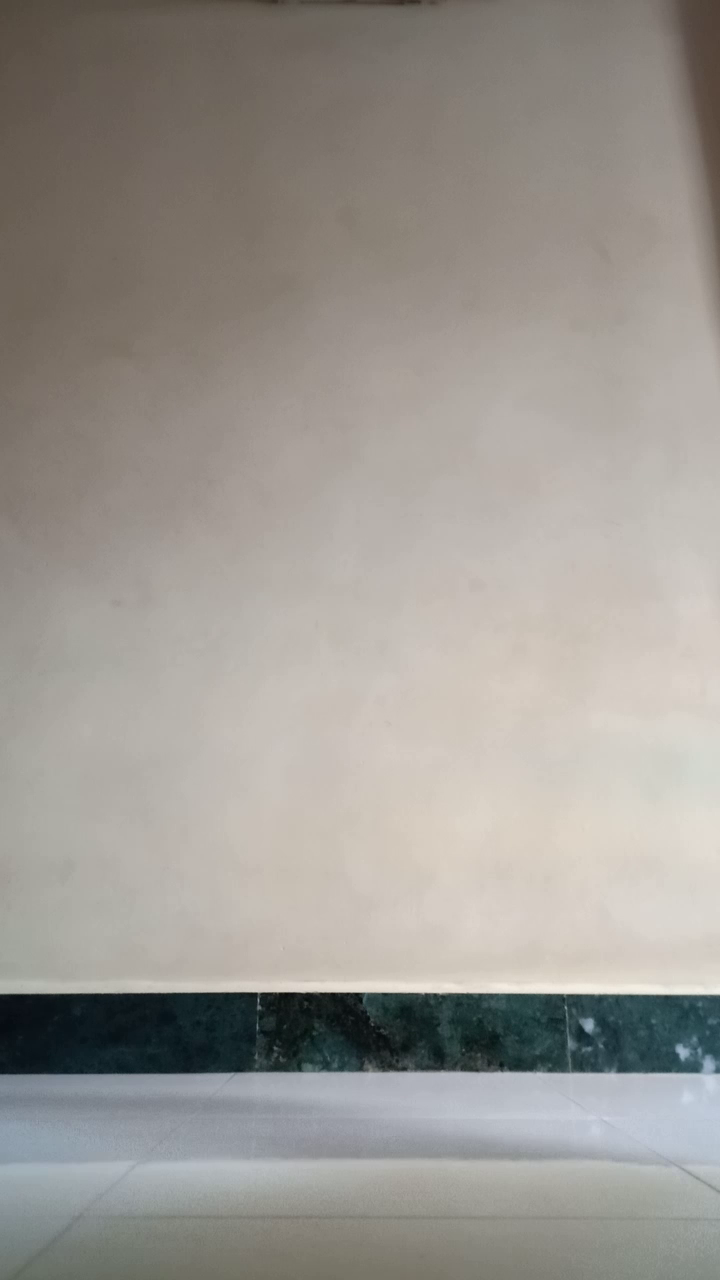
#> input picture frame 5 of ball.mp4, 720 x 1280 px
$ python hsv.py
#> lines starting #> are read from the running program, lines starting #| are printed output that depends on the picture; after the words box and inside, x2 and y2 are one past the last pixel; in counts of white or black regions, pixels touching at a corner belong together
import cv2
import numpy as np
import matplotlib.pyplot as plt
from matplotlib.animation import FuncAnimation

def nothing(x):
    pass
frame = 0
i=0
cap = cv2.VideoCapture('ball.mp4')
cv2.namedWindow('tracking')
cv2.createTrackbar('LH','tracking',0,255,nothing)
#> slider 'LH' is set to 51
cv2.createTrackbar('LS','tracking',0,255,nothing)
#> slider 'LS' is set to 51
cv2.createTrackbar('LV','tracking',0,255,nothing)
#> slider 'LV' is set to 51
cv2.createTrackbar('UH','tracking',255,255,nothing)
cv2.createTrackbar('US','tracking',255,255,nothing)
cv2.createTrackbar('UV','tracking',255,255,nothing)
mat1 = 0
x=[]
y=[]
yp=[]
i=0
while True:
    if i<=15:
      ret,frame = cap.read()
#> frame is the input picture: shape (1280, 720, 3); mean B, G, R 145.7, 151.4, 155.4

    i+=1
    frame = cv2.resize(frame, (360, 640))
#> frame: shape (640, 360, 3)
    mg = frame
    hsv = cv2.cvtColor(frame, cv2.COLOR_BGR2HSV)
#> hsv: shape (640, 360, 3); mean H, S, V 30, 29.2, 158.1

    lh = cv2.getTrackbarPos('LH','tracking')
    ls = cv2.getTrackbarPos('LS', 'tracking')
    lv = cv2.getTrackbarPos('LV', 'tracking')

    uh = cv2.getTrackbarPos('UH', 'tracking')
    us = cv2.getTrackbarPos('US', 'tracking')
    uv = cv2.getTrackbarPos('UV', 'tracking')


    l_b = np.array([lh, ls, lv])
    u_b = np.array([uh, us, uv])
    #l_b = np.array([0, 51, 120])
    #u_b = np.array([90, 255, 255])
    mask = cv2.inRange(hsv,l_b,u_b)
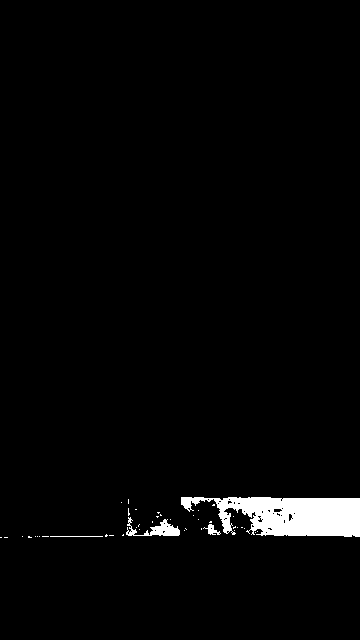
#> mask: shape (640, 360); 2.4% white; 43 white regions (39 under 20 px), largest, box (x1, y1, x2, y2) and area: (181, 497, 360, 537) 4874, (126, 517, 180, 536) 418, (203, 524, 221, 535) 84, (50, 536, 103, 537) 53


    res=cv2.bitwise_and(frame,frame,mask=mask)
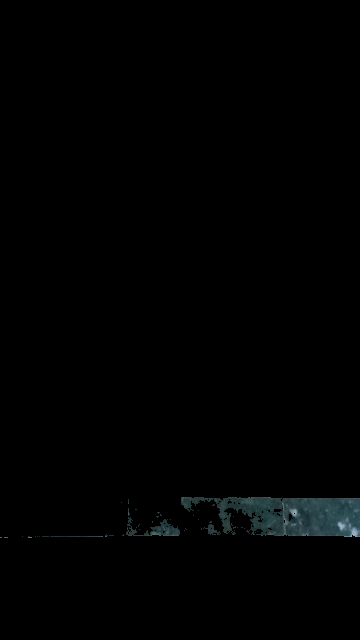
#> res: shape (640, 360, 3); mean B, G, R 1.8, 1.7, 1.1

    cv2.imshow('frame',frame)
#> (the run stopped early here; a loop or call above may not have finished)

$ run again, starting later in the video
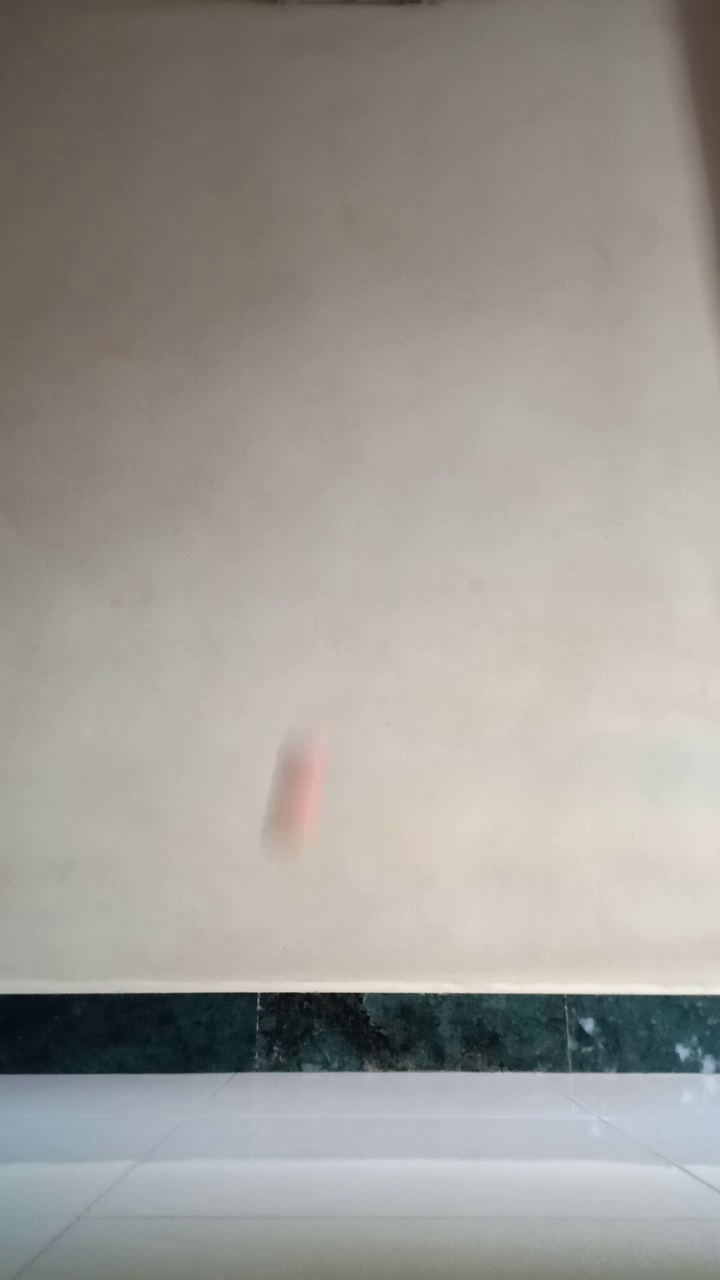
#> input picture frame 24 of ball.mp4, 720 x 1280 px
#> frame is the input picture: shape (1280, 720, 3); mean B, G, R 149.3, 154.1, 157.9
#> frame: shape (640, 360, 3)
#> hsv: shape (640, 360, 3); mean H, S, V 32.5, 29, 161.3
#> `mask = cv2.inRange(hsv,l_b,u_b)`:
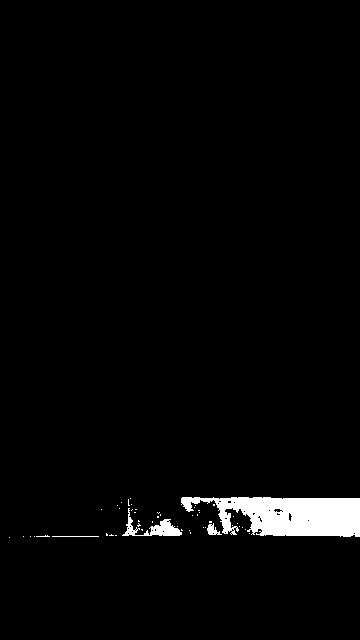
#> mask: shape (640, 360); 2.5% white; 50 white regions (46 under 20 px), largest, box (x1, y1, x2, y2) and area: (181, 497, 360, 537) 5026, (122, 508, 182, 536) 515, (207, 523, 222, 535) 93, (52, 536, 99, 537) 47

$ run again, starting later in the video
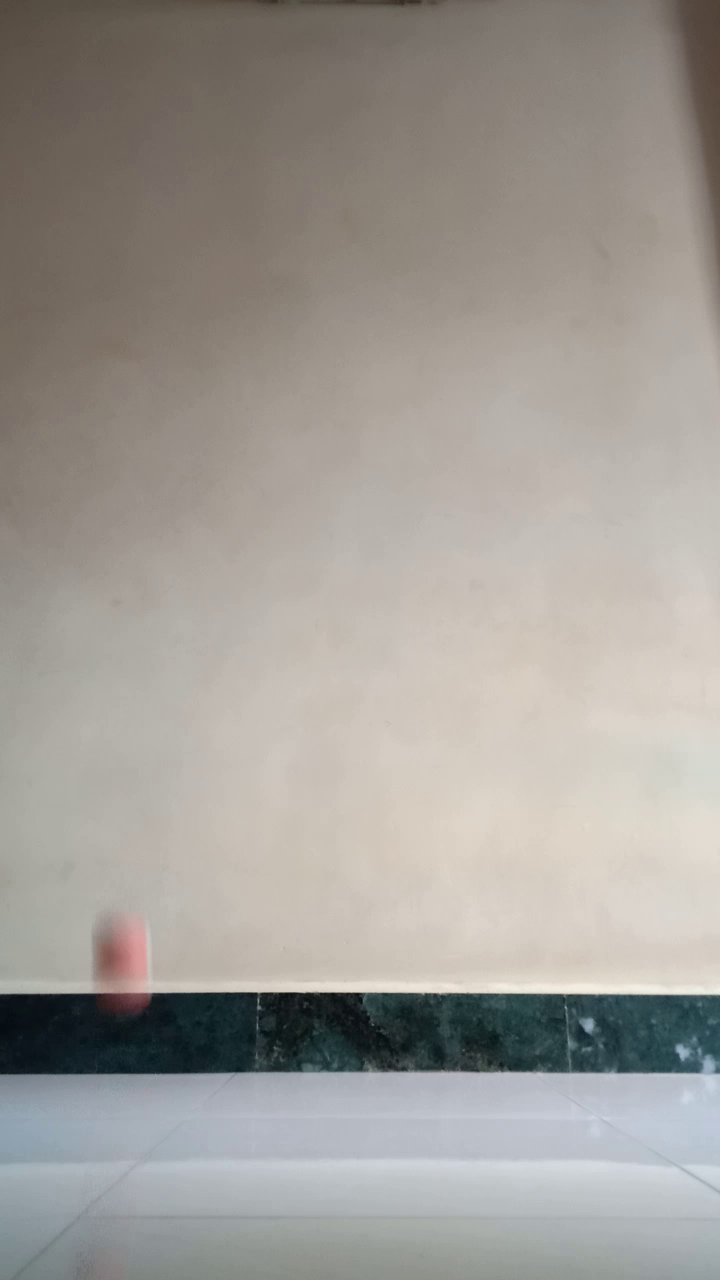
#> input picture frame 44 of ball.mp4, 720 x 1280 px
#> frame is the input picture: shape (1280, 720, 3); mean B, G, R 150.4, 155.7, 159.8
#> frame: shape (640, 360, 3)
#> hsv: shape (640, 360, 3); mean H, S, V 33.6, 29.4, 163.1
#> `mask = cv2.inRange(hsv,l_b,u_b)`:
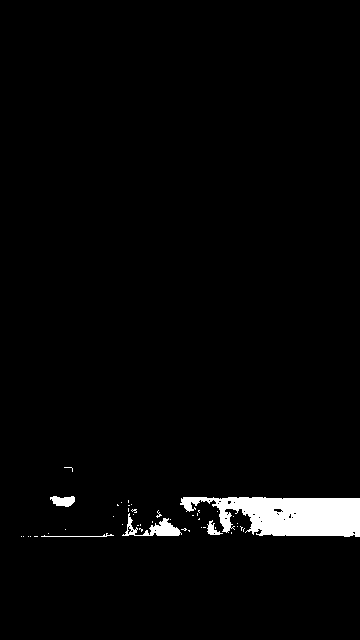
#> mask: shape (640, 360); 2.6% white; 45 white regions (40 under 20 px), largest, box (x1, y1, x2, y2) and area: (180, 497, 360, 537) 5017, (122, 513, 182, 536) 499, (50, 496, 75, 507) 198, (207, 520, 223, 535) 104, (41, 533, 114, 537) 83
